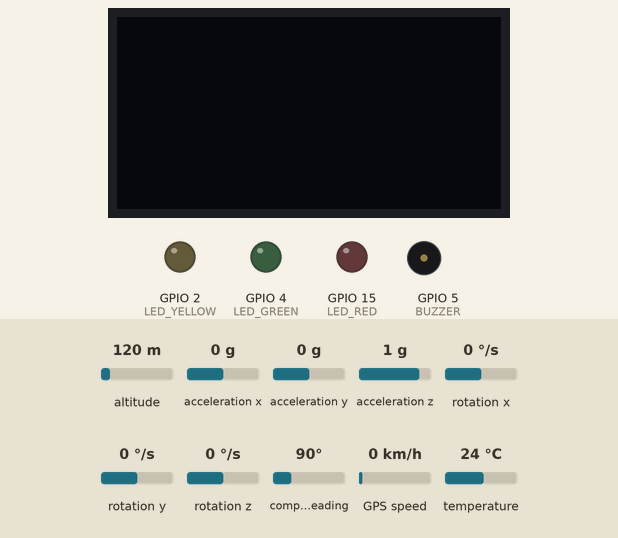
This sketch was run on a simulated ESP32. On the bench: 128×64 one-colour display, output pins drawn as LEDs (lit = HIGH), buzzer (waves = sounding, pin HIGH). The test bench sets the inputs (shaded band); at power-on: altitude 120 m, acceleration x 0 g, acceleration y 0 g, acceleration z 1 g, rotation x 0 °/s, rotation y 0 °/s, rotation z 0 °/s, compass heading 90°, GPS speed 0 km/h, temperature 24 °C. WiFi joins after 1.5 s; servers stay silent unless stated; the GPS gets a fix after 3 s at 37.7749, -122.4194 with 8 satellites; no MQTT or app messages arrive unless stated; the camera gives no picture; the modem accepts every AT command (registered, SIM ready, sends succeed) and sends nothing else.

Above: at 0.1 s.
At 2.4 s:
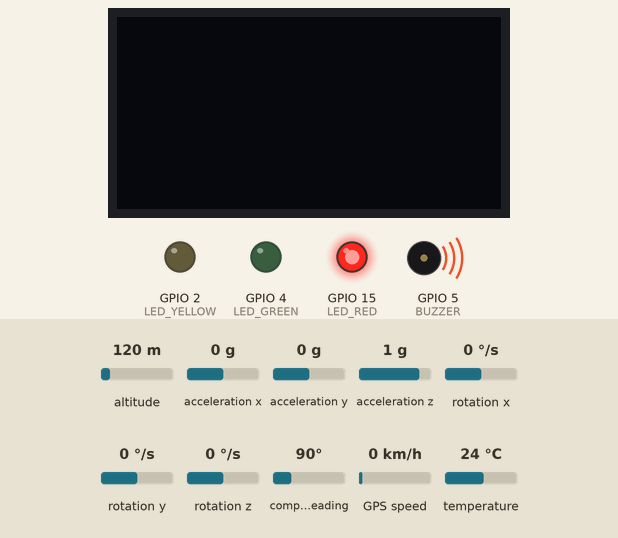
Timing chart, 0 to 4.9 s (numbered marks = the images above):
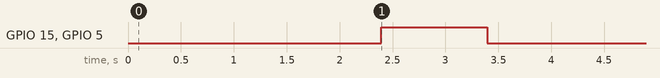

The sketch:

SchoolBusSystem.ino
```cpp
/*
 * Σκοπός: Ανάπτυξη συστήματος παρακολούθησης σχολικών λεωφορείων.
 * Υλικά: ESP32-CAM, MPU6050, GPS NEO 6M, Mini A6 GSM, OLED 1.3'', 3 LEDs, Buzzer, Push Button.
 * Λειτουργίες: Παρακολούθηση σε πραγματικό χρόνο, ανίχνευση ατυχημάτων, παραβάσεις και ειδοποιήσεις.
 */

#include <WiFi.h>
#include <PubSubClient.h>
#include <Wire.h>
#include <Adafruit_SSD1306.h>
#include <Adafruit_MPU6050.h>
#include <TinyGPS++.h>
#include <SoftwareSerial.h>
#include <esp_camera.h>

// WiFi και MQTT στοιχεία
const char* ssid = "YourSSID"; // Όνομα WiFi δικτύου
const char* password = "YourPassword"; // Κωδικός WiFi δικτύου
const char* mqtt_server = "192.168.1.100"; // Διεύθυνση MQTT broker
const int mqtt_port = 1883; // Πόρτα MQTT broker
const char* mqtt_topic = "school_bus/data"; // Θέμα MQTT για αποστολή δεδομένων

WiFiClient espClient;
PubSubClient client(espClient);

// GPS Module
TinyGPSPlus gps; // Αντικείμενο GPS για επεξεργασία δεδομένων
SoftwareSerial gpsSerial(16, 17); // RX, TX του GPS NEO 6M

// GSM Module
SoftwareSerial gsmSerial(12, 13); // RX, TX του Mini A6 GSM module
String server = "http://yourserver.com/upload"; // Διεύθυνση διακομιστή για αποστολή δεδομένων

// MPU6050
Adafruit_MPU6050 mpu; // Αντικείμενο για την επικοινωνία με το MPU6050

// OLED Display
#define SCREEN_WIDTH 128 // Πλάτος OLED οθόνης
#define SCREEN_HEIGHT 64 // Ύψος OLED οθόνης
Adafruit_SSD1306 display(SCREEN_WIDTH, SCREEN_HEIGHT, &Wire, -1);

// LEDs και Buzzer
#define LED_GREEN 4 // Πράσινο LED για κανονική λειτουργία
#define LED_YELLOW 2 // Κίτρινο LED για προειδοποιήσεις
#define LED_RED 15 // Κόκκινο LED για κρίσιμες ειδοποιήσεις
#define BUZZER 5 // Buzzer για ήχο ειδοποιήσεων

// Push Button
#define BUTTON_PIN 14 // Κουμπί για χειροκίνητη ενεργοποίηση

// Εικόνα από ESP32-CAM
#define PWDN_GPIO_NUM     -1 // GPIO για ενεργοποίηση/απενεργοποίηση κάμερας
#define RESET_GPIO_NUM    -1 // GPIO για reset κάμερας
#define XCLK_GPIO_NUM      0 // GPIO για εξωτερικό clock
#define SIOD_GPIO_NUM     26 // GPIO για SDA του SCCB
#define SIOC_GPIO_NUM     27 // GPIO για SCL του SCCB
#define Y9_GPIO_NUM       35 // GPIO για δεδομένα εικόνας
#define Y8_GPIO_NUM       34 // GPIO για δεδομένα εικόνας
#define Y7_GPIO_NUM       39 // GPIO για δεδομένα εικόνας
#define Y6_GPIO_NUM       36 // GPIO για δεδομένα εικόνας
#define Y5_GPIO_NUM       21 // GPIO για δεδομένα εικόνας
#define Y4_GPIO_NUM       19 // GPIO για δεδομένα εικόνας
#define Y3_GPIO_NUM       18 // GPIO για δεδομένα εικόνας
#define Y2_GPIO_NUM        5 // GPIO για δεδομένα εικόνας
#define VSYNC_GPIO_NUM    25 // GPIO για VSYNC σήμα
#define HREF_GPIO_NUM     23 // GPIO για HREF σήμα
#define PCLK_GPIO_NUM     22 // GPIO για PCLK σήμα

void setupCamera() {
  // Διαμόρφωση ρυθμίσεων της κάμερας
  camera_config_t config;
  config.ledc_channel = LEDC_CHANNEL_0; // Κανάλι LEDC για PWM
  config.ledc_timer = LEDC_TIMER_0; // Χρονόμετρο LEDC
  config.pin_d0 = Y2_GPIO_NUM; // Ρύθμιση GPIO για δεδομένα
  config.pin_d1 = Y3_GPIO_NUM;
  config.pin_d2 = Y4_GPIO_NUM;
  config.pin_d3 = Y5_GPIO_NUM;
  config.pin_d4 = Y6_GPIO_NUM;
  config.pin_d5 = Y7_GPIO_NUM;
  config.pin_d6 = Y8_GPIO_NUM;
  config.pin_d7 = Y9_GPIO_NUM;
  config.pin_xclk = XCLK_GPIO_NUM;
  config.pin_pclk = PCLK_GPIO_NUM;
  config.pin_vsync = VSYNC_GPIO_NUM;
  config.pin_href = HREF_GPIO_NUM;
  config.pin_sscb_sda = SIOD_GPIO_NUM;
  config.pin_sscb_scl = SIOC_GPIO_NUM;
  config.pin_pwdn = PWDN_GPIO_NUM;
  config.pin_reset = RESET_GPIO_NUM;
  config.xclk_freq_hz = 20000000; // Συχνότητα XCLK
  config.pixel_format = PIXFORMAT_JPEG; // Μορφή εικόνας JPEG

  // Εάν υπάρχει διαθέσιμη μνήμη PSRAM
  if (psramFound()) {
    config.frame_size = FRAMESIZE_UXGA; // Μέγεθος καρέ UXGA (1600x1200)
    config.jpeg_quality = 10; // Ποιότητα JPEG
    config.fb_count = 2; // Αριθμός frame buffers
  } else {
    config.frame_size = FRAMESIZE_SVGA; // Μέγεθος καρέ SVGA (800x600)
    config.jpeg_quality = 12; // Ποιότητα JPEG
    config.fb_count = 1; // Ένας frame buffer
  }

  // Ενεργοποίηση της κάμερας
  esp_camera_init(&config);
}

void setupWiFi() {
  // Σύνδεση στο WiFi
  WiFi.begin(ssid, password);
  while (WiFi.status() != WL_CONNECTED) {
    delay(500); // Αναμονή μέχρι να συνδεθεί
  }
}

void setupMQTT() {
  // Σύνδεση στον MQTT broker
  client.setServer(mqtt_server, mqtt_port);
  while (!client.connected()) {
    client.connect("ESP32-CAM"); // Όνομα συσκευής στον MQTT broker
    delay(500); // Αναμονή για σύνδεση
  }
}

void sendGSMData(String data) {
  // Αποστολή δεδομένων μέσω GSM GPRS
  gsmSerial.println("AT+HTTPINIT"); // Αρχικοποίηση HTTP υπηρεσίας
  delay(1000);
  gsmSerial.println("AT+HTTPPARA=\"URL\",\"" + server + "\""); // Ορισμός URL
  delay(1000);
  gsmSerial.println("AT+HTTPDATA=" + String(data.length()) + ",10000"); // Προετοιμασία για αποστολή δεδομένων
  delay(1000);
  gsmSerial.print(data); // Αποστολή δεδομένων
  delay(1000);
  gsmSerial.println("AT+HTTPACTION=1"); // Εκκίνηση HTTP POST
  delay(1000);
  gsmSerial.println("AT+HTTPTERM"); // Τερματισμός HTTP υπηρεσίας
  delay(1000);
}

void sendGSMImage(camera_fb_t *fb) {
  // Αποστολή εικόνας μέσω GSM GPRS
  gsmSerial.println("AT+HTTPINIT");
  delay(1000);
  gsmSerial.println("AT+HTTPPARA=\"URL\",\"" + server + "\"");
  delay(1000);
  gsmSerial.println("AT+HTTPDATA=" + String(fb->len) + ",10000");
  delay(1000);
  gsmSerial.write(fb->buf, fb->len); // Αποστολή δεδομένων εικόνας
  delay(1000);
  gsmSerial.println("AT+HTTPACTION=1");
  delay(1000);
  gsmSerial.println("AT+HTTPTERM");
  delay(1000);
}

void setup() {
  // Ρύθμιση σειριακής επικοινωνίας για debug
  Serial.begin(115200);

  // Ρύθμιση GSM module
  gsmSerial.begin(9600);

  // Ενεργοποίηση GPS
  gpsSerial.begin(9600);

  // Ρύθμιση OLED οθόνης
  if (!display.begin(SSD1306_I2C_ADDRESS, 0x3C)) {
    while (1); // Αν η OLED δεν λειτουργεί, σταματάμε το πρόγραμμα
  }
  display.clearDisplay();

  // Ρύθμιση MPU6050
  if (!mpu.begin()) {
    while (1); // Αν η MPU6050 δεν λειτουργεί, σταματάμε το πρόγραμμα
  }

  // Ρύθμιση LEDs και Buzzer
  pinMode(LED_GREEN, OUTPUT);
  pinMode(LED_YELLOW, OUTPUT);
  pinMode(LED_RED, OUTPUT);
  pinMode(BUZZER, OUTPUT);

  // Ρύθμιση Push Button
  pinMode(BUTTON_PIN, INPUT_PULLUP);

  // Ρύθμιση κάμερας
  setupCamera();

  // Σύνδεση σε WiFi και MQTT
  setupWiFi();
  setupMQTT();
}

void loop() {
  // Έλεγχος σύνδεσης MQTT
  if (!client.connected()) {
    setupMQTT(); // Επανασύνδεση εάν αποσυνδεθεί
  }
  client.loop(); // Επεξεργασία εισερχόμενων μηνυμάτων

  // Ενημέρωση δεδομένων GPS
  while (gpsSerial.available() > 0) {
    gps.encode(gpsSerial.read());
    if (gps.location.isUpdated()) {
      // Δημιουργία μηνύματος με τις συντεταγμένες
      String location = String(gps.location.lat(), 6) + "," + String(gps.location.lng(), 6);
      client.publish(mqtt_topic, location.c_str()); // Αποστολή μέσω MQTT
      sendGSMData(location); // Αποστολή μέσω GSM GPRS
    }
  }

  // Ανίχνευση επιτάχυνσης με MPU6050
  sensors_event_t a, g, temp;
  mpu.getEvent(&a, &g, &temp);
  if (a.acceleration.x > 3 || a.acceleration.y > 3 || a.acceleration.z > 3) {
    // Ενεργοποίηση συναγερμού αν εντοπιστεί ατύχημα
    digitalWrite(LED_RED, HIGH);
    digitalWrite(BUZZER, HIGH);
    delay(1000);
    digitalWrite(LED_RED, LOW);
    digitalWrite(BUZZER, LOW);
  }

  // Λήψη και αποστολή εικόνας από την κάμερα
  camera_fb_t *fb = esp_camera_fb_get();
  if (fb) {
    client.publish("school_bus/image", (const char *)fb->buf, fb->len); // Αποστολή εικόνας μέσω MQTT
    sendGSMImage(fb); // Αποστολή εικόνας μέσω GSM GPRS
    esp_camera_fb_return(fb); // Αποδέσμευση buffer
  }

  delay(5000); // Αναμονή 5 δευτερολέπτων πριν τον επόμενο κύκλο
}
```

Measured:
- by itself, GPIO 15 (LED_RED), GPIO 5 (BUZZER): LOW → HIGH at 2.4 s, → LOW 1.0 s later
